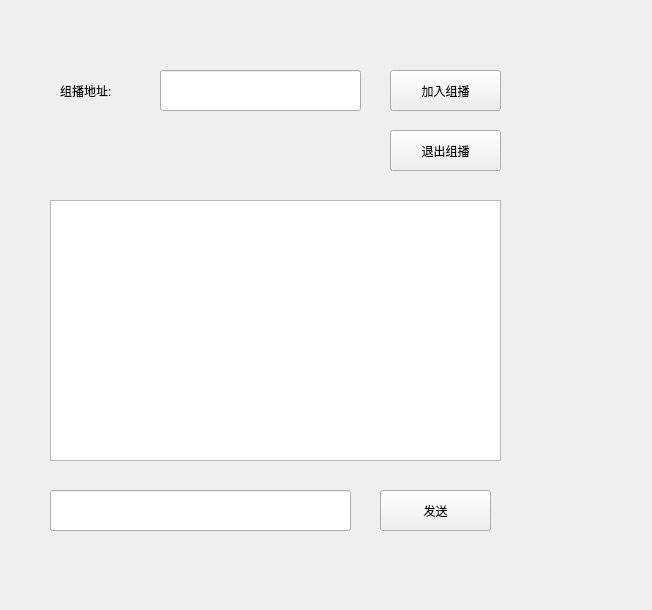
<?xml version="1.0" encoding="UTF-8"?>
<ui version="4.0">
 <class>Widget</class>
 <widget class="QWidget" name="Widget">
  <property name="geometry">
   <rect>
    <x>0</x>
    <y>0</y>
    <width>652</width>
    <height>610</height>
   </rect>
  </property>
  <property name="windowTitle">
   <string>Widget</string>
  </property>
  <widget class="QLineEdit" name="groupip">
   <property name="geometry">
    <rect>
     <x>160</x>
     <y>70</y>
     <width>201</width>
     <height>41</height>
    </rect>
   </property>
  </widget>
  <widget class="QLabel" name="label">
   <property name="geometry">
    <rect>
     <x>60</x>
     <y>70</y>
     <width>101</width>
     <height>41</height>
    </rect>
   </property>
   <property name="text">
    <string>组播地址:</string>
   </property>
  </widget>
  <widget class="QPushButton" name="joinbtn">
   <property name="geometry">
    <rect>
     <x>390</x>
     <y>70</y>
     <width>111</width>
     <height>41</height>
    </rect>
   </property>
   <property name="text">
    <string>加入组播</string>
   </property>
  </widget>
  <widget class="QPushButton" name="leavebtn">
   <property name="geometry">
    <rect>
     <x>390</x>
     <y>130</y>
     <width>111</width>
     <height>41</height>
    </rect>
   </property>
   <property name="text">
    <string>退出组播</string>
   </property>
  </widget>
  <widget class="QTextEdit" name="textEdit">
   <property name="geometry">
    <rect>
     <x>50</x>
     <y>200</y>
     <width>451</width>
     <height>261</height>
    </rect>
   </property>
  </widget>
  <widget class="QLineEdit" name="sendedit">
   <property name="geometry">
    <rect>
     <x>50</x>
     <y>490</y>
     <width>301</width>
     <height>41</height>
    </rect>
   </property>
  </widget>
  <widget class="QPushButton" name="sendbtn">
   <property name="geometry">
    <rect>
     <x>380</x>
     <y>490</y>
     <width>111</width>
     <height>41</height>
    </rect>
   </property>
   <property name="text">
    <string>发送</string>
   </property>
  </widget>
 </widget>
 <layoutdefault spacing="6" margin="11"/>
 <resources/>
 <connections/>
</ui>
